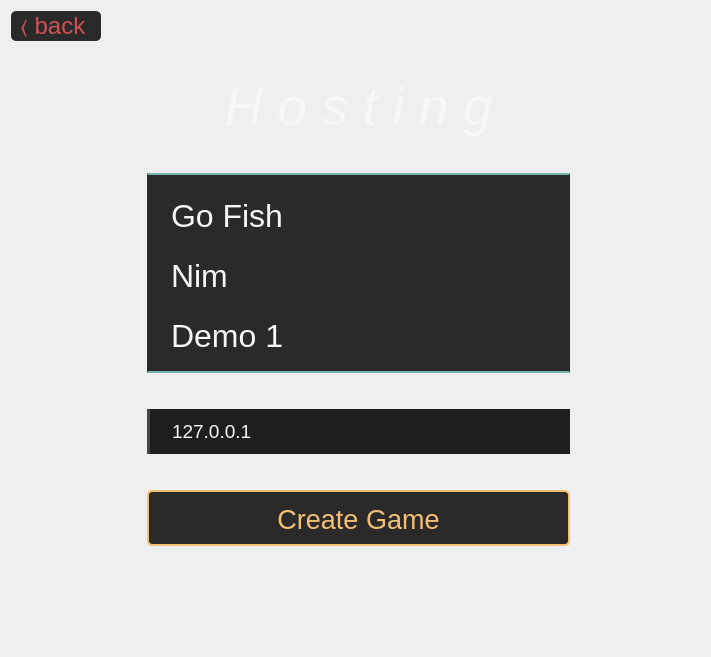
     <widget class="QWidget" name="page_2">
      <layout class="QVBoxLayout" name="verticalLayout_8">
       <item>
        <layout class="QGridLayout" name="grid_gamelist">
         <item row="5" column="2">
          <widget class="QListWidget" name="game_list">
           <property name="minimumSize">
            <size>
             <width>0</width>
             <height>200</height>
            </size>
           </property>
           <property name="mouseTracking">
            <bool>true</bool>
           </property>
           <property name="styleSheet">
            <string notr="true">#game_list {
	color: rgb(247, 247, 247);
	background-color: rgb(42, 42, 42);
	border-top: 2px solid rgb(117, 181, 171);
	border-bottom: 2px solid rgb(117, 181, 171);
	width: 300px;
	font-family: &quot;Helvetica&quot;;
	font-size: 24pt;
	font-weight: 10;
	padding-top: 15px;
	padding-bottom: 10px;
	padding-left: 20px;
	padding-right: 20px;
}
#game_list:hover {
	background-color: rgba(106, 160, 181, 0.12);
}

#game_list:item {
	padding-top: 8px;
	padding-bottom: 8px;
}
#game_list:item:selected {
	padding-left: 5px;
	background-color: rgb(70, 70, 70);
	border-left: 3px solid rgb(117, 181, 171);
	color: rgb(247, 247, 247);
}</string>
           </property>
           <property name="verticalScrollBarPolicy">
            <enum>Qt::ScrollBarAlwaysOff</enum>
           </property>
           <property name="horizontalScrollBarPolicy">
            <enum>Qt::ScrollBarAlwaysOff</enum>
           </property>
           <property name="alternatingRowColors">
            <bool>false</bool>
           </property>
           <property name="verticalScrollMode">
            <enum>QAbstractItemView::ScrollPerPixel</enum>
           </property>
           <property name="horizontalScrollMode">
            <enum>QAbstractItemView::ScrollPerItem</enum>
           </property>
           <property name="resizeMode">
            <enum>QListView::Adjust</enum>
           </property>
           <property name="spacing">
            <number>0</number>
           </property>
           <property name="gridSize">
            <size>
             <width>0</width>
             <height>60</height>
            </size>
           </property>
           <property name="viewMode">
            <enum>QListView::ListMode</enum>
           </property>
           <property name="wordWrap">
            <bool>false</bool>
           </property>
           <property name="selectionRectVisible">
            <bool>false</bool>
           </property>
           <property name="currentRow">
            <number>-1</number>
           </property>
           <property name="sortingEnabled">
            <bool>false</bool>
           </property>
           <item>
            <property name="text">
             <string>Go Fish</string>
            </property>
           </item>
           <item>
            <property name="text">
             <string>Nim</string>
            </property>
           </item>
           <item>
            <property name="text">
             <string>Demo 1</string>
            </property>
           </item>
           <item>
            <property name="text">
             <string>Demo 2</string>
            </property>
           </item>
           <item>
            <property name="text">
             <string>Demo 3</string>
            </property>
           </item>
           <item>
            <property name="text">
             <string>Demo 4</string>
            </property>
           </item>
          </widget>
         </item>
         <item row="4" column="2">
          <spacer name="verticalSpacer_11">
           <property name="orientation">
            <enum>Qt::Vertical</enum>
           </property>
           <property name="sizeType">
            <enum>QSizePolicy::Fixed</enum>
           </property>
           <property name="sizeHint" stdset="0">
            <size>
             <width>20</width>
             <height>30</height>
            </size>
           </property>
          </spacer>
         </item>
         <item row="1" column="4">
          <spacer name="horizontalSpacer_6">
           <property name="orientation">
            <enum>Qt::Horizontal</enum>
           </property>
           <property name="sizeType">
            <enum>QSizePolicy::Fixed</enum>
           </property>
           <property name="sizeHint" stdset="0">
            <size>
             <width>90</width>
             <height>20</height>
            </size>
           </property>
          </spacer>
         </item>
         <item row="9" column="2">
          <widget class="QPushButton" name="creategameButton">
           <property name="styleSheet">
            <string notr="true">#creategameButton {
background-color: rgb(42, 42, 42);
color: rgb(244, 191, 117);
border: 2px solid rgb(244, 191, 117);
border-radius: 5px;
height: 50px;
width: 250px;
font-family: &quot;Helvetica&quot;;
font-weight: 10;
font-size: 20pt;
padding-top: 2px;
}

#creategameButton:hover {
background-color: rgb(70, 70, 70);
}

#creategameButton:pressed {
background-color: rgb(42, 42, 42);
}
</string>
           </property>
           <property name="text">
            <string>Create Game</string>
           </property>
          </widget>
         </item>
         <item row="7" column="2">
          <widget class="QLineEdit" name="input_IP">
           <property name="sizePolicy">
            <sizepolicy hsizetype="Minimum" vsizetype="Fixed">
             <horstretch>0</horstretch>
             <verstretch>0</verstretch>
            </sizepolicy>
           </property>
           <property name="minimumSize">
            <size>
             <width>423</width>
             <height>0</height>
            </size>
           </property>
           <property name="styleSheet">
            <string notr="true">#input_IP {
	border: none;
	background-color: rgb(30, 30, 30);
	color: rgb(247, 247, 247);
	font-family: &quot;Helvetica&quot;;
	font-weight: 10;
	font-size: 14pt;
	padding: 10 20 10 20;
	border-left: 3px solid rgb(70, 70, 70);
	min-width: 380px;
}

#input_IP:hover {
	background-color: rgb(70, 70, 70);
}

#input_IP:focus {
	border-left: 3px solid rgb(117, 181, 171);
}
</string>
           </property>
           <property name="text">
            <string>127.0.0.1</string>
           </property>
           <property name="maxLength">
            <number>100</number>
           </property>
           <property name="placeholderText">
            <string>Enter you IP addr: Google &quot;my IP&quot;</string>
           </property>
          </widget>
         </item>
         <item row="1" column="3">
          <spacer name="horizontalSpacer_5">
           <property name="orientation">
            <enum>Qt::Horizontal</enum>
           </property>
           <property name="sizeHint" stdset="0">
            <size>
             <width>40</width>
             <height>20</height>
            </size>
           </property>
          </spacer>
         </item>
         <item row="3" column="2">
          <widget class="QLabel" name="title_hosting">
           <property name="styleSheet">
            <string notr="true">#title_hosting {
color: rgb(247, 247, 247);
font-family: &quot;Helvetica&quot;;
font-size: 40pt;
font-style: italic;
font-weight: 10;
}</string>
           </property>
           <property name="text">
            <string>H o s t i n g</string>
           </property>
           <property name="alignment">
            <set>Qt::AlignCenter</set>
           </property>
          </widget>
         </item>
         <item row="1" column="1">
          <spacer name="horizontalSpacer_4">
           <property name="orientation">
            <enum>Qt::Horizontal</enum>
           </property>
           <property name="sizeHint" stdset="0">
            <size>
             <width>40</width>
             <height>20</height>
            </size>
           </property>
          </spacer>
         </item>
         <item row="11" column="2">
          <spacer name="verticalSpacer_14">
           <property name="orientation">
            <enum>Qt::Vertical</enum>
           </property>
           <property name="sizeType">
            <enum>QSizePolicy::MinimumExpanding</enum>
           </property>
           <property name="sizeHint" stdset="0">
            <size>
             <width>20</width>
             <height>100</height>
            </size>
           </property>
          </spacer>
         </item>
         <item row="6" column="2">
          <spacer name="verticalSpacer_12">
           <property name="orientation">
            <enum>Qt::Vertical</enum>
           </property>
           <property name="sizeType">
            <enum>QSizePolicy::Fixed</enum>
           </property>
           <property name="sizeHint" stdset="0">
            <size>
             <width>20</width>
             <height>30</height>
            </size>
           </property>
          </spacer>
         </item>
         <item row="2" column="2">
          <spacer name="verticalSpacer_13">
           <property name="orientation">
            <enum>Qt::Vertical</enum>
           </property>
           <property name="sizeHint" stdset="0">
            <size>
             <width>20</width>
             <height>30</height>
            </size>
           </property>
          </spacer>
         </item>
         <item row="1" column="0">
          <widget class="QPushButton" name="backto_page_1_f2">
           <property name="styleSheet">
            <string notr="true">#backto_page_1_f2 {
background-color: rgb(42, 42, 42);
color: rgb(208, 80, 81);
border-radius: 5px;
width: 90px;
height: 30px;
font-family: &quot;Helvetica&quot;;
font-size: 18pt;
font-weight: 10;
}

#backto_page_1_f2:hover {
background-color: rgb(70, 70, 70);
}

#backto_page_1_f2:pressed {
background-color: rgb(42, 42, 42);
}
</string>
           </property>
           <property name="text">
            <string>〈 back </string>
           </property>
          </widget>
         </item>
         <item row="8" column="2">
          <spacer name="verticalSpacer_33">
           <property name="orientation">
            <enum>Qt::Vertical</enum>
           </property>
           <property name="sizeType">
            <enum>QSizePolicy::MinimumExpanding</enum>
           </property>
           <property name="sizeHint" stdset="0">
            <size>
             <width>20</width>
             <height>30</height>
            </size>
           </property>
          </spacer>
         </item>
        </layout>
       </item>
      </layout>
     </widget>
